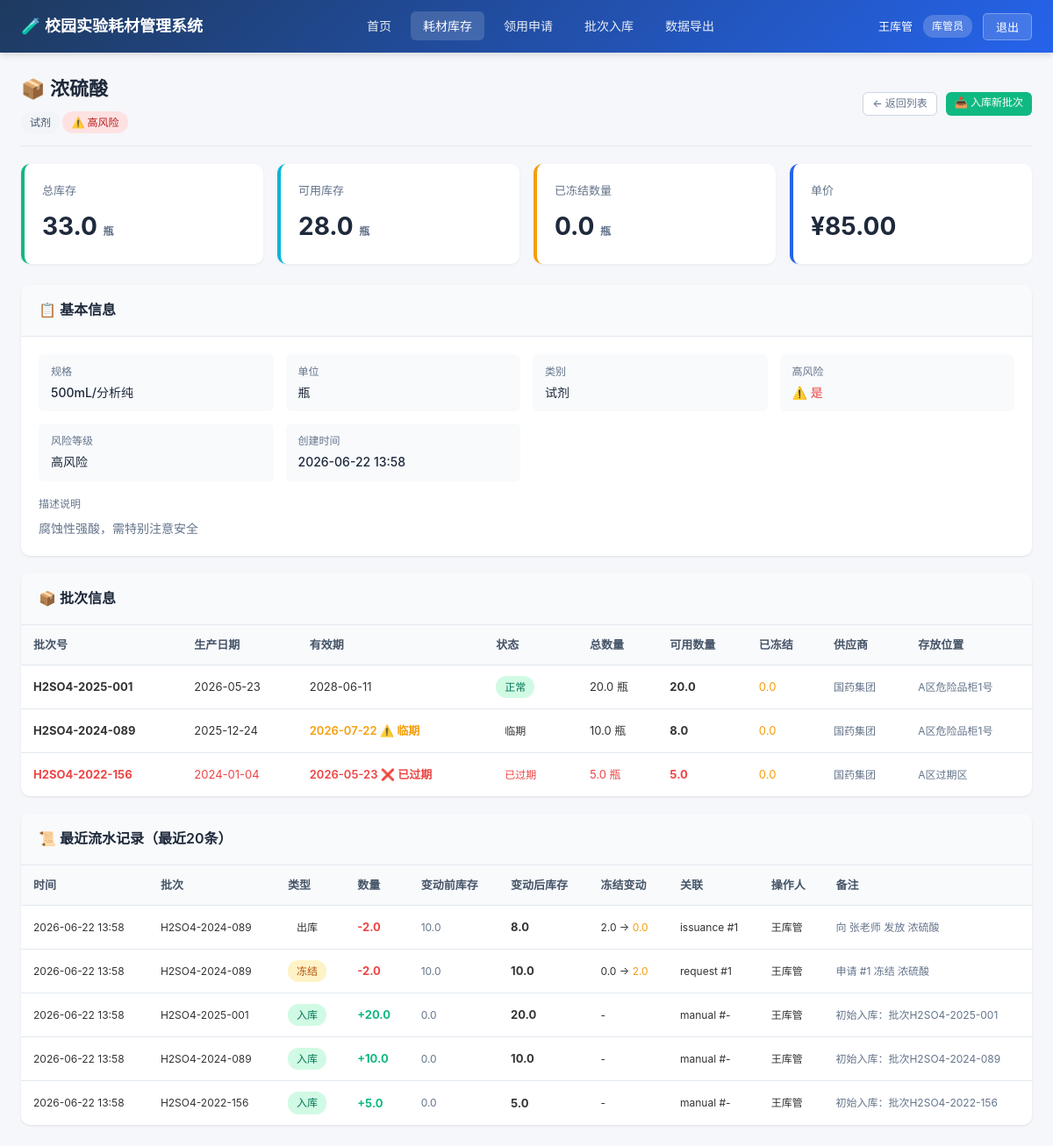
/supplies/1 (signed in), run on an earlier commit of the app's database.
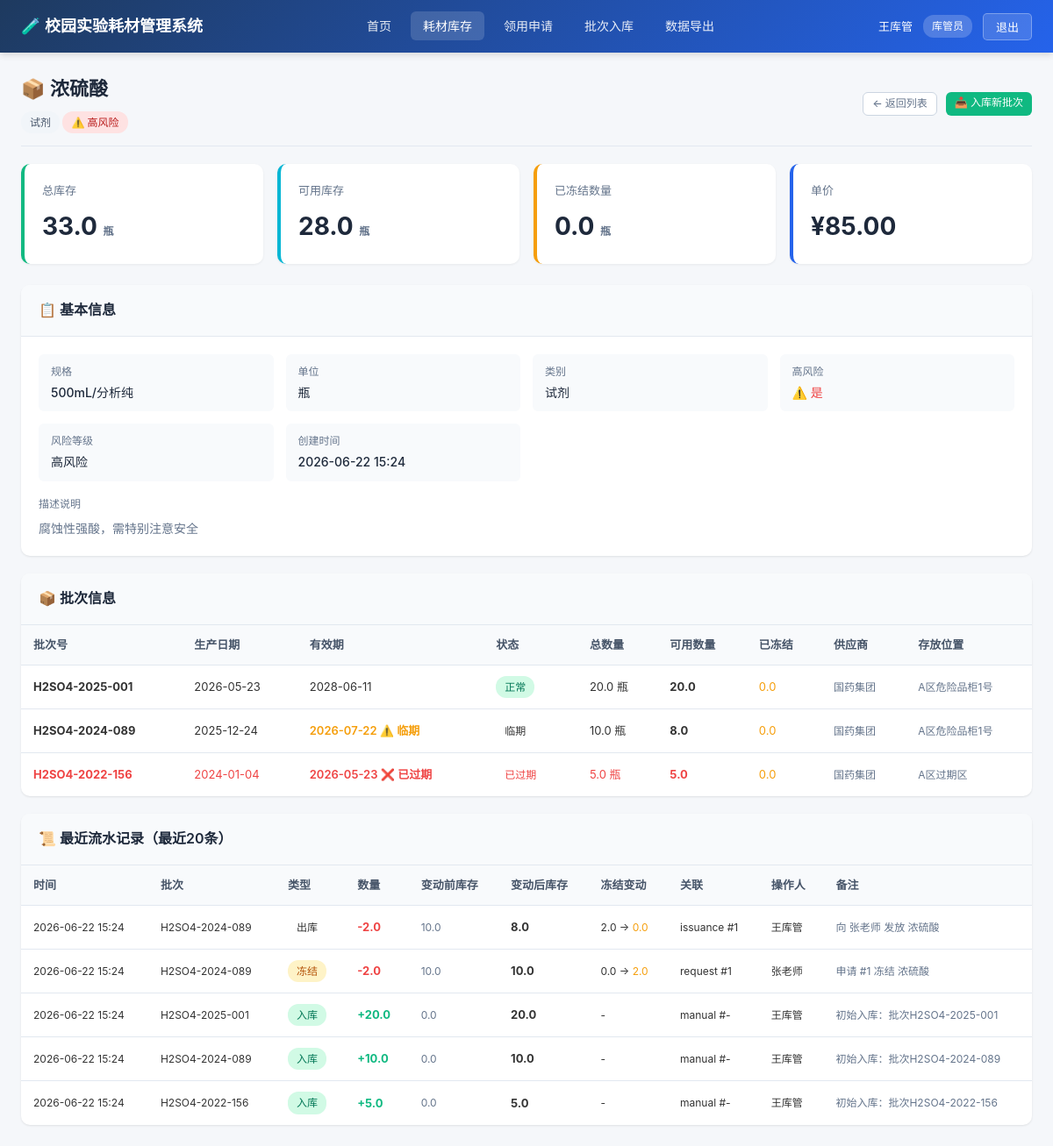
And on a later commit of the database.
### models.py (models this page shows)
class User(Base):
    __tablename__ = "users"
    id = Column(Integer, primary_key=True, index=True)
    username = Column(String(50), unique=True, index=True, nullable=False)
    password = Column(String(100), nullable=False)
    full_name = Column(String(100), nullable=False)
    role = Column(String(20), nullable=False)  # teacher, keeper, director
    department = Column(String(100), default="")
    created_at = Column(DateTime, default=datetime.now)
    created_plans = relationship("ExperimentPlan", back_populates="creator")
    submitted_requests = relationship("SupplyRequest", back_populates="applicant")
    approvals = relationship("ApprovalRecord", back_populates="approver")

class Supply(Base):
    __tablename__ = "supplies"
    id = Column(Integer, primary_key=True, index=True)
    name = Column(String(200), nullable=False)
    category = Column(String(50), nullable=False)  # reagent, glove, dish, etc.
    unit = Column(String(20), nullable=False)  # 瓶, 盒, 个, mL, etc.
    unit_price = Column(Float, nullable=False, default=0.0)
    is_high_risk = Column(Boolean, default=False)
    risk_level = Column(String(20), default="low")  # low, medium, high
    specification = Column(String(200), default="")
    description = Column(Text, default="")
    created_at = Column(DateTime, default=datetime.now)
    batches = relationship("SupplyBatch", back_populates="supply", cascade="all, delete-orphan")
    request_items = relationship("RequestItem", back_populates="supply")

class SupplyBatch(Base):
    __tablename__ = "supply_batches"
    id = Column(Integer, primary_key=True, index=True)
    supply_id = Column(Integer, ForeignKey("supplies.id"), nullable=False)
    batch_no = Column(String(50), nullable=False)
    production_date = Column(Date, nullable=False)
    expiry_date = Column(Date, nullable=False)
    total_quantity = Column(Float, nullable=False, default=0)
    available_quantity = Column(Float, nullable=False, default=0)
    frozen_quantity = Column(Float, nullable=False, default=0)
    supplier = Column(String(200), default="")
    storage_location = Column(String(200), default="")
    remark = Column(Text, default="")
    created_at = Column(DateTime, default=datetime.now)
    supply = relationship("Supply", back_populates="batches")
    transactions = relationship("InventoryTransaction", back_populates="batch")

class InventoryTransaction(Base):
    __tablename__ = "inventory_transactions"
    id = Column(Integer, primary_key=True, index=True)
    batch_id = Column(Integer, ForeignKey("supply_batches.id"), nullable=False)
    transaction_type = Column(String(20), nullable=False)
    quantity = Column(Float, nullable=False)
    balance_before = Column(Float, nullable=False)
    balance_after = Column(Float, nullable=False)
    frozen_before = Column(Float, default=0)
    frozen_after = Column(Float, default=0)
    reference_type = Column(String(50), default="")  # request, issuance, manual
    reference_id = Column(Integer, nullable=True)
    operator_id = Column(Integer, ForeignKey("users.id"), nullable=True)
    remark = Column(Text, default="")
    created_at = Column(DateTime, default=datetime.now)
    batch = relationship("SupplyBatch", back_populates="transactions")
    operator = relationship("User")

### main.py (the view)
@app.get("/supplies/{supply_id}", response_class=HTMLResponse)
async def supply_detail(
    request: Request,
    supply_id: int,
    current_user: models.User = Depends(get_current_user),
    db: Session = Depends(get_db)
):
    supply = db.query(models.Supply).filter(models.Supply.id == supply_id).first()
    if not supply:
        raise HTTPException(status_code=404, detail="耗材不存在")
    total_stock = inv.get_supply_total_stock(db, supply_id)
    available = inv.get_supply_total_available(db, supply_id)
    total_frozen = sum(b.frozen_quantity for b in supply.batches)
    recent_txns = inv.get_recent_transactions(db, supply_id, limit=20)
    return templates.TemplateResponse("supplies/detail.html", {
        "request": request,
        "current_user": current_user,
        "supply": supply,
        "total_stock": total_stock,
        "available": available,
        "total_frozen": total_frozen,
        "recent_txns": recent_txns,
        "CATEGORY_MAP": CATEGORY_MAP,
        "RISK_MAP": RISK_MAP,
        "ROLE_MAP": ROLE_MAP,
        "TXN_TYPE_MAP": TXN_TYPE_MAP,
        "is_batch_expired": inv.is_batch_expired,
        "today": date.today()
    })

### templates/supplies/detail.html (shortened to what this page needs)
{% extends "base.html" %}
{% block content %}
<div class="page-header">
    <div>
        <div class="page-title">📦 {{ supply.name }}</div>
        <div class="text-muted text-sm mt-1">
            <span class="badge badge-default">{{ CATEGORY_MAP.get(supply.category, supply.category) }}</span>
            {% if supply.is_high_risk %}
            <span class="badge badge-{{ supply.risk_level }}">⚠️ {{ RISK_MAP.get(supply.risk_level, supply.risk_level) }}</span>
            {% else %}
            <span class="badge badge-low">{{ RISK_MAP.get(supply.risk_level, supply.risk_level) }}</span>
            {% endif %}
        </div>
    </div>
    <div class="page-actions">
        <a href="/supplies" class="btn btn-outline btn-sm">← 返回列表</a>
        {% if current_user.role == 'keeper' %}
        <a href="/batches/new?supply_id={{ supply.id }}" class="btn btn-success btn-sm">📥 入库新批次</a>
        {% endif %}
    </div>
</div>
<div class="stats-grid">
    <div class="stat-card success">
        <div class="stat-label">总库存</div>
        <div class="stat-value">{{ total_stock }} <span class="text-sm text-muted">{{ supply.unit }}</span></div>
    </div>
    <div class="stat-card info">
        <div class="stat-label">可用库存</div>
        <div class="stat-value">{{ available }} <span class="text-sm text-muted">{{ supply.unit }}</span></div>
    </div>
    <div class="stat-card warning">
        <div class="stat-label">已冻结数量</div>
        <div class="stat-value">{{ total_frozen }} <span class="text-sm text-muted">{{ supply.unit }}</span></div>
    </div>
    <div class="stat-card">
        <div class="stat-label">单价</div>
        <div class="stat-value">¥{{ "%.2f"|format(supply.unit_price) }}</div>
    </div>
</div>
<div class="card">
    <div class="card-header">
        <div class="card-title">📋 基本信息</div>
    </div>
    <div class="card-body">
        <div class="detail-grid">
            <div class="detail-item">
                <div class="detail-label">规格</div>
                <div class="detail-value">{{ supply.specification or '-' }}</div>
            </div>
            <div class="detail-item">
                <div class="detail-label">单位</div>
                <div class="detail-value">{{ supply.unit }}</div>
            </div>
            <div class="detail-item">
                <div class="detail-label">类别</div>
                <div class="detail-value">{{ CATEGORY_MAP.get(supply.category, supply.category) }}</div>
            </div>
            <div class="detail-item">
                <div class="detail-label">高风险</div>
                <div class="detail-value">
                    {% if supply.is_high_risk %}<span class="text-danger">⚠️ 是</span>{% else %}否{% endif %}
                </div>
            </div>
            <div class="detail-item">
                <div class="detail-label">风险等级</div>
                <div class="detail-value">{{ RISK_MAP.get(supply.risk_level, supply.risk_level) }}</div>
            </div>
            <div class="detail-item">
                <div class="detail-label">创建时间</div>
                <div class="detail-value">{{ supply.created_at.strftime('%Y-%m-%d %H:%M') if supply.created_at else '-' }}</div>
            </div>
        </div>
        {% if supply.description %}
        <div class="mt-2">
            <div class="detail-label mb-1">描述说明</div>
            <div class="text-muted">{{ supply.description }}</div>
        </div>
        {% endif %}
    </div>
</div>
<div class="card">
    <div class="card-header">
        <div class="card-title">📦 批次信息</div>
    </div>
    <div class="table-responsive">
        <table>
            <thead>
                <tr>
                    <th>批次号</th>
                    <th>生产日期</th>
                    <th>有效期</th>
                    <th>状态</th>
                    <th>总数量</th>
                    <th>可用数量</th>
                    <th>已冻结</th>
                    <th>供应商</th>
                    <th>存放位置</th>
                </tr>
            </thead>
            <tbody>
                {% for b in supply.batches %}
                {% set expired = is_batch_expired(b) %}
                {% set near_expiry = (not expired) and (b.expiry_date - today).days <= 90 %}
                <tr class="{% if expired %}text-danger{% endif %}">
                    <td><strong>{{ b.batch_no }}</strong></td>
                    <td>{{ b.production_date.strftime('%Y-%m-%d') }}</td>
                    <td>
                        <span class="{% if expired %}expiry-expired{% elif near_expiry %}expiry-near{% endif %}">
                            {{ b.expiry_date.strftime('%Y-%m-%d') }}
                            {% if expired %} ❌ 已过期{% elif near_expiry %} ⚠️ 临期{% endif %}
                        </span>
                    </td>
                    <td>
                        {% if expired %}
                        <span class="badge badge-danger">已过期</span>
                        {% elif near_expiry %}
                        <span class="badge badge-warning">临期</span>
                        {% else %}
                        <span class="badge badge-low">正常</span>
                        {% endif %}
                    </td>
                    <td>{{ b.total_quantity }} {{ supply.unit }}</td>
                    <td><strong>{{ b.available_quantity }}</strong></td>
                    <td class="text-warning">{{ b.frozen_quantity }}</td>
                    <td class="text-muted text-sm">{{ b.supplier or '-' }}</td>
                    <td class="text-muted text-sm">{{ b.storage_location or '-' }}</td>
                </tr>
                {% endfor %}
            </tbody>
        </table>
    </div>
</div>
<div class="card">
    <div class="card-header">
        <div class="card-title">📜 最近流水记录（最近20条）</div>
    </div>
    <div class="table-responsive">
        <table>
            <thead>
                <tr>
                    <th>时间</th>
                    <th>批次</th>
                    <th>类型</th>
                    <th>数量</th>
                    <th>变动前库存</th>
                    <th>变动后库存</th>
                    <th>冻结变动</th>
                    <th>关联</th>
                    <th>操作人</th>
                    <th>备注</th>
                </tr>
            </thead>
            <tbody>
                {% for t in recent_txns %}
                <tr>
                    <td class="text-sm">{{ t.created_at.strftime('%Y-%m-%d %H:%M') }}</td>
                    <td class="text-sm">{{ t.batch.batch_no if t.batch else '-' }}</td>
                    <td>
                        <span class="badge {% if t.transaction_type == 'in' %}badge-low{% elif t.transaction_type == 'out' %}badge-danger{% elif t.transaction_type == 'freeze' %}badge-pending{% elif t.transaction_type == 'unfreeze' %}badge-approved{% else %}badge-default{% endif %}">
                            {{ TXN_TYPE_MAP.get(t.transaction_type, t.transaction_type) }}
                        </span>
                    </td>
                    <td class="{% if t.transaction_type in ['out', 'freeze'] %}text-danger{% else %}text-success{% endif %}">
                        <strong>
                            {% if t.transaction_type in ['out', 'freeze'] %}-{% else %}+{% endif %}{{ t.quantity }}
                        </strong>
                    </td>
                    <td class="text-muted text-sm">{{ t.balance_before }}</td>
                    <td><strong>{{ t.balance_after }}</strong></td>
                    <td class="text-sm">
                        {% if t.frozen_after != t.frozen_before %}
                        {{ t.frozen_before }} → <span class="text-warning">{{ t.frozen_after }}</span>
                        {% else %}-{% endif %}
                    </td>
                    <td class="text-sm">
                        {% if t.reference_type %}{{ t.reference_type }} #{{ t.reference_id or '-' }}{% else %}-{% endif %}
                    </td>
                    <td class="text-sm">{{ t.operator.full_name if t.operator else '-' }}</td>
                    <td class="text-muted text-sm">{{ t.remark or '-' }}</td>
                </tr>
                {% endfor %}
            </tbody>
        </table>
    </div>
</div>
{% endblock %}

### templates/base.html (shortened to what this page needs)
<!DOCTYPE html>
<html lang="zh-CN">
<head>
    <link rel="stylesheet" href="/static/style.css">
</head>
<body>
{% block navbar %}
<nav class="navbar">
    <div class="navbar-brand">
        <a href="/">🧪 校园实验耗材管理系统</a>
    </div>
    {% if current_user %}
    <ul class="navbar-nav">
        <li><a href="/" class="{% if request.url.path == '/' %}active{% endif %}">首页</a></li>
        <li><a href="/supplies" class="{% if '/supplies' in request.url.path %}active{% endif %}">耗材库存</a></li>
        <li><a href="/requests" class="{% if '/requests' in request.url.path %}active{% endif %}">领用申请</a></li>
        {% if current_user.role == 'keeper' %}
        <li><a href="/batches/new" class="{% if '/batches' in request.url.path %}active{% endif %}">批次入库</a></li>
        {% endif %}
        {% if current_user.role in ['keeper', 'director'] %}
        <li><a href="/export" class="{% if '/export' in request.url.path %}active{% endif %}">数据导出</a></li>
        {% endif %}
    </ul>
    <div class="navbar-user">
        <span>{{ current_user.full_name }}</span>
        <span class="role-badge">{{ ROLE_MAP.get(current_user.role, current_user.role) }}</span>
        <form action="/logout" method="post">
            <button type="submit">退出</button>
        </form>
    </div>
    {% endif %}
</nav>
{% endblock %}
<div class="main-container">
    {% block content %}{% endblock %}
</div>
</body>
</html>

What changed in the data, as far as the page shows it:
changed Supply "浓硫酸": created_at "2026-06-22 13:58" → "2026-06-22 15:24"
changed InventoryTransaction "出库": created_at "2026-06-22 13:58" → "2026-06-22 15:24"
changed InventoryTransaction "冻结": created_at "2026-06-22 13:58" → "2026-06-22 15:24"; operator "王库管" → "张老师"
changed InventoryTransaction "初始入库：批次H2SO4-2025-001": created_at "2026-06-22 13:58" → "2026-06-22 15:24"
changed InventoryTransaction "初始入库：批次H2SO4-2024-089": created_at "2026-06-22 13:58" → "2026-06-22 15:24"
changed InventoryTransaction "初始入库：批次H2SO4-2022-156": created_at "2026-06-22 13:58" → "2026-06-22 15:24"
